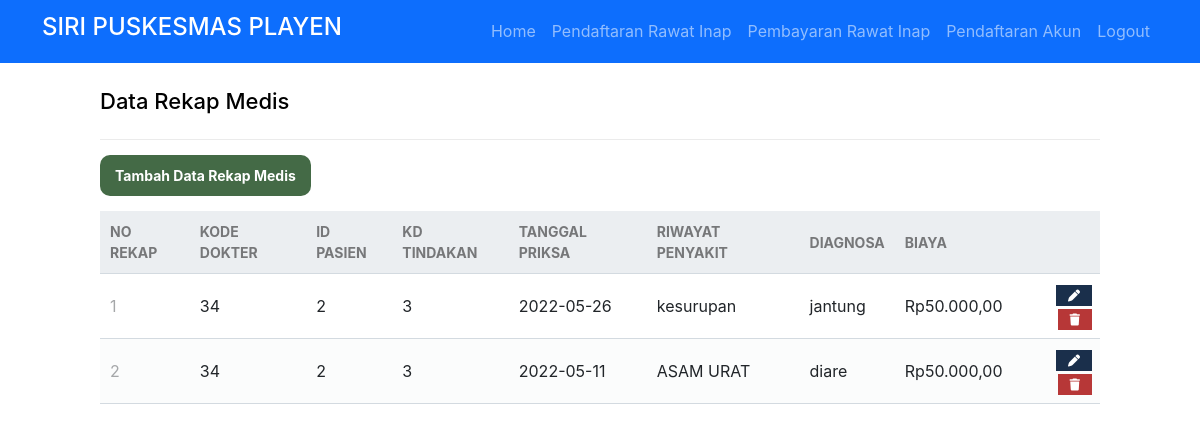
Page /perawat/rekapmedis/read.php (signed in) on the committed database.
### tables this page shows
CREATE TABLE `rekap_medis` (
  `no_rekap_medis` int(11) NOT NULL,
  `tanggal_periksa` date NOT NULL,
  `riwayat_penyakit` varchar(255) NOT NULL,
  `diagnose` varchar(255) NOT NULL,
  `kd_tindakan` int(11) NOT NULL,
  `biaya` int(255) NOT NULL,
  `kd_dokter` int(11) NOT NULL,
  `id_pasien` int(255) NOT NULL
);

### db/func.php (called while the page is built, shortened)
<?php
function rupiah($angka){
    $hasil = "Rp" . number_format($angka, '2', ',', '.');
    return $hasil;
}
?>

### perawat/rekapmedis/read.php (the view, shortened to what this page needs)
<?php
if ($_SESSION['username'] == '') {
	echo "<script>
    alert('Anda Harus Login terlebih dahulu');
    window.location.href='./auth/fmasuk.php';
    </script>";
} else {
?>
	<!DOCTYPE html>
	<html>
	<head>
		<link href="../../db/style.css" rel="stylesheet" type="text/css">
		<link href="https://cdn.jsdelivr.net/npm/bootstrap@5.2.0-beta1/dist/css/bootstrap.min.css" rel="stylesheet">
	</head>
	<body>
		<nav class="navbar navbar-expand-sm navbar-dark bg-primary">
			<div class="container">
				<a class="navbar-brand" href="#">
					<h4>SIRI PUSKESMAS PLAYEN </h3>
				</a>
				<ul class="navbar-nav ml-auto mt-2 mt-lg-0 d-flex align-items-center">
					<li class="nav-item">
						<a class="nav-link menu " id="menuHome" href="../../index.php">Home</a>
					</li>
					<?PHP if ($_SESSION['role_id'] == 1) { ?>
						<li class="nav-item">
							<a class="nav-link menu" id="daftarrawatinap" href="./pasien/daftarrawatinap.php"><i class=""></i>Pendaftaran Rawat Inap</a>
						</li>
						<li class="nav-item">
							<a class="nav-link menu" id="bayarrawatinap" href="./pasien/bayarrawatinap.php"><i class=""></i>Pembayaran Rawat Inap</a>
						</li>
						<li class="nav-item">
							<a class="nav-link menu" id="daftarakun" href="./pasien/daftarakun.php"><i class=""></i>Pendaftaran Akun</a>
						</li>
					<?PHP } ?>
					<li class="nav-item">
						<a class="nav-link menu" id="logout" href="../../auth/sLogout.php"><i class=""></i>Logout</a>
					</li>
				</ul>
			</div>
		</nav>
		<?php
		include("../../db/func.php");
		$pdo = pdo_connect_mysql();
		$page = isset($_GET['page']) && is_numeric($_GET['page']) ? (int)$_GET['page'] : 1;
		$records_per_page = 8;
		$stmt = $pdo->prepare('SELECT * FROM rekap_medis ORDER BY no_rekap_medis LIMIT :current_page, :record_per_page');
		$stmt->bindValue(':current_page', ($page - 1) * $records_per_page, PDO::PARAM_INT);
		$stmt->bindValue(':record_per_page', $records_per_page, PDO::PARAM_INT);
		$stmt->execute();
		$rekapmediss = $stmt->fetchAll(PDO::FETCH_ASSOC);
		?>
		<div class="content read">
			<h2>Data Rekap Medis</h2>
			<a href="./create.php" class="menu create-dokter" id="tambahDokter">Tambah Data Rekap Medis</a>
			<table>
				<thead>
					<tr>
						<td>NO REKAP</td>
						<td>KODE DOKTER</td>
						<td>ID PASIEN</td>
						<td>KD TINDAKAN</td>
						<td>TANGGAL PRIKSA</td>
						<td>RIWAYAT PENYAKIT</td>
						<td>DIAGNOSA</td>
						<td>BIAYA</td>
						<td></td>
					</tr>
				</thead>
				<tbody>
					<?php foreach ($rekapmediss as $rekapmedis) : ?>
						<tr>
							<td><?= $rekapmedis['no_rekap_medis'] ?></td>
							<td><?= $rekapmedis['kd_dokter'] ?></td>
							<td><?= $rekapmedis['kd_tindakan'] ?></td>
							<td><?= $rekapmedis['id_pasien'] ?></td>
							<td><?= $rekapmedis['tanggal_periksa'] ?></td>
							<td><?= $rekapmedis['riwayat_penyakit'] ?></td>
							<td><?= $rekapmedis['diagnose'] ?></td>
							<td><?= rupiah($rekapmedis['biaya']) ?></td>
							<td class="actions">
								<a href="update.php?no_rekap_medis=<?= $rekapmedis['no_rekap_medis'] ?>" class="menu edit" id="edit"><i class="fas fa-pen fa-xs"></i></a>
								<a href="delete.php?no_rekap_medis=<?= $rekapmedis['no_rekap_medis'] ?>" class="menu trash" id="hapus"><i class="fas fa-trash fa-xs"></i></a>
							</td>
						</tr>
					<?php endforeach; ?>
				</tbody>
			</table>
		</div>
	<?php
}
	?>

### db/style.css (style rules this page uses)
* { box-sizing: border-box; font-family: -apple-system, BlinkMacSystemFont, "segoe ui", roboto, oxygen, ubuntu, cantarell, "fira sans", "droid sans", "helvetica neue", Arial, sans-serif; font-size: 16px; -webkit-font-smoothing: antialiased; -moz-osx-font-smoothing: grayscale; }
body { background-color: #FFFFFF; margin: 0; }
.content { width: 1000px; margin: 0 auto; }
.content h2 { margin: 0; padding: 25px 0; font-size: 22px; border-bottom: 1px solid #ebebeb; color: black; }
.read .create-dokter { display: inline-block; text-decoration: none; background-color: #446A46; font-weight: bold; font-size: 14px; color: #FFFFFF; padding: 10px 15px; margin: 15px 0; border-radius: 10px; }
.read table { width: 100%; padding-top: 30px; border-collapse: collapse; }
.read table thead { background-color: #ebeef1; border-bottom: 1px solid #d3dae0; }
.read table thead td { padding: 10px; font-weight: bold; color: #767779; font-size: 14px; }
.read table tbody tr { border-bottom: 1px solid #d3dae0; }
.read table tbody tr:nth-child(even) { background-color: #fbfcfc; }
.read table tbody tr td { padding: 10px; }
.read table tbody tr td:nth-child(1) { color: #a5a7a9; }
.read table tbody tr td.actions { padding: 8px; text-align: right; }
.read table tbody tr td.actions .edit, .read table tbody tr td.actions .trash { display: inline-flex; text-align: right; text-decoration: none; color: #FFFFFF; padding: 10px 12px; }
.read table tbody tr td.actions .trash { background-color: #b73737; }
.read table tbody tr td.actions .edit { background-color: #1A2F4B; }

### rows in the picture
rekap_medis: no_rekap_medis "1", kd_dokter "34", kd_tindakan "2", id_pasien "3", tanggal_periksa "2022-05-26", riwayat_penyakit "kesurupan", diagnose "jantung", biaya "Rp50.000,00"
rekap_medis: no_rekap_medis "2", kd_dokter "34", kd_tindakan "2", id_pasien "3", tanggal_periksa "2022-05-11", riwayat_penyakit "ASAM URAT", diagnose "diare", biaya "Rp50.000,00"
